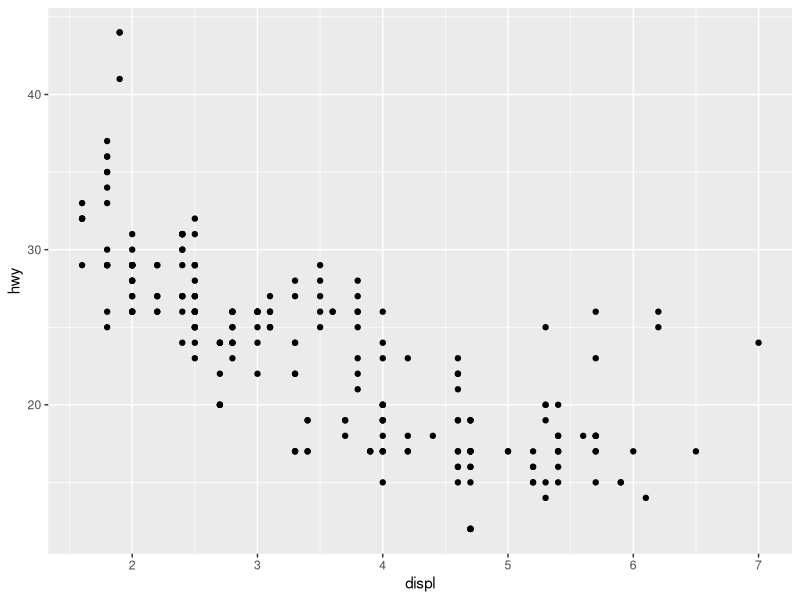
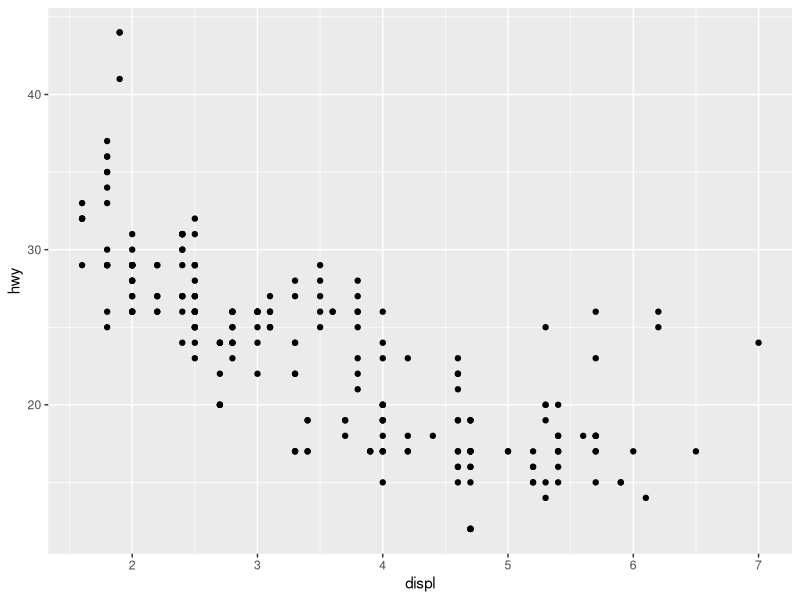
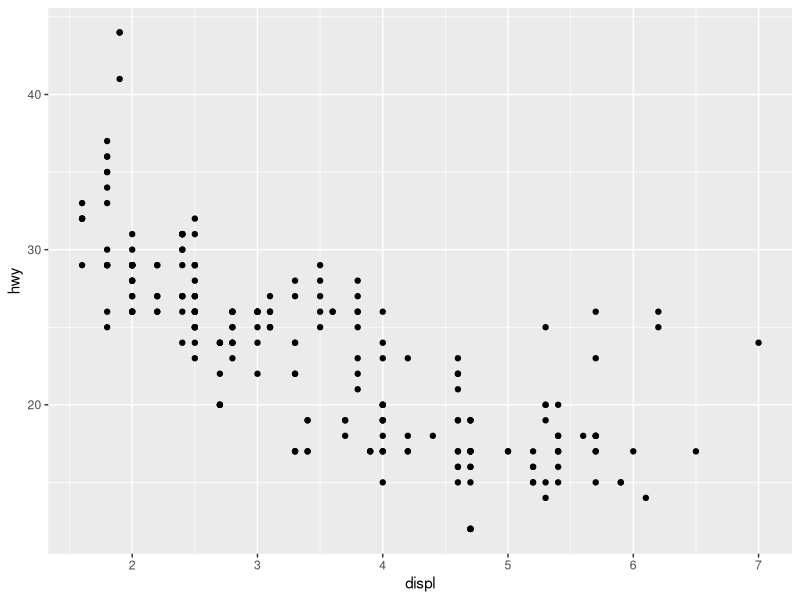
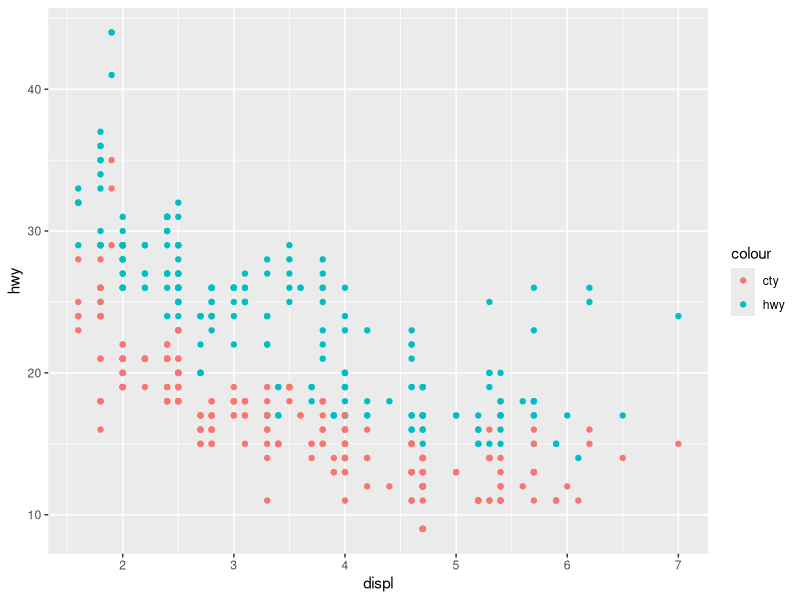
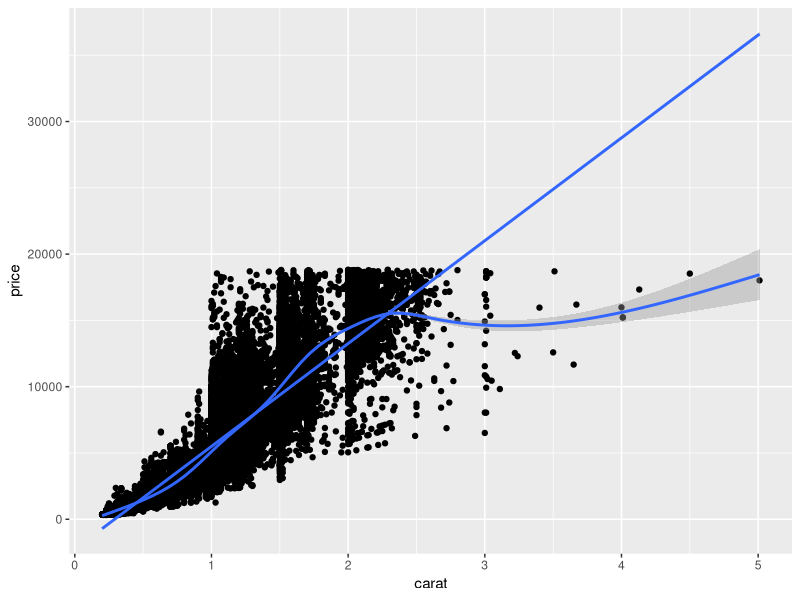
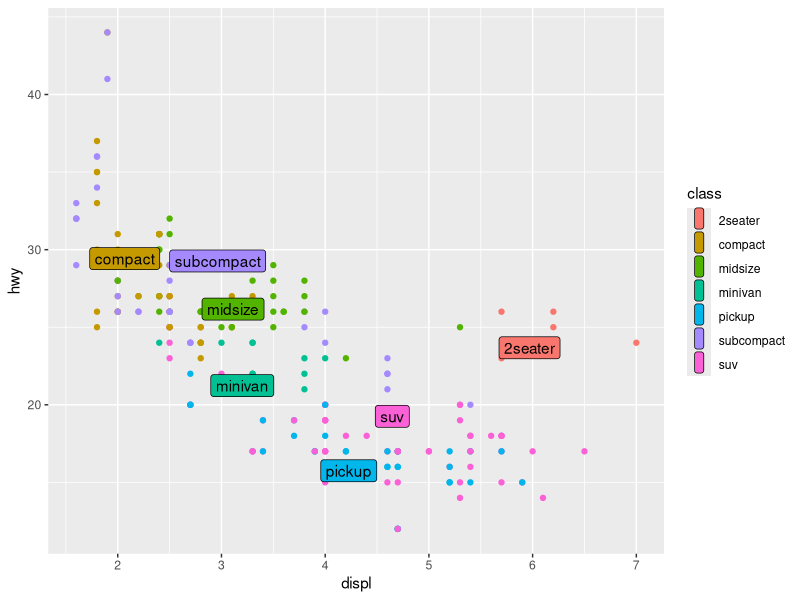
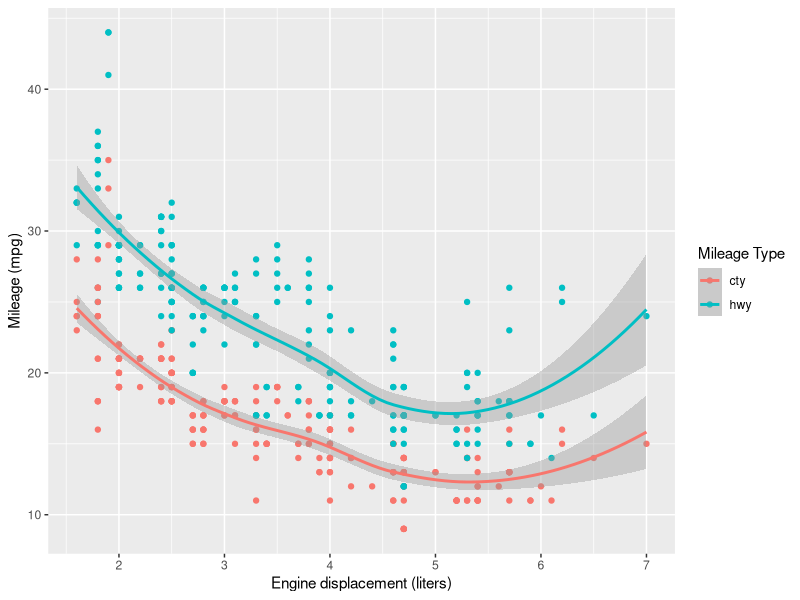
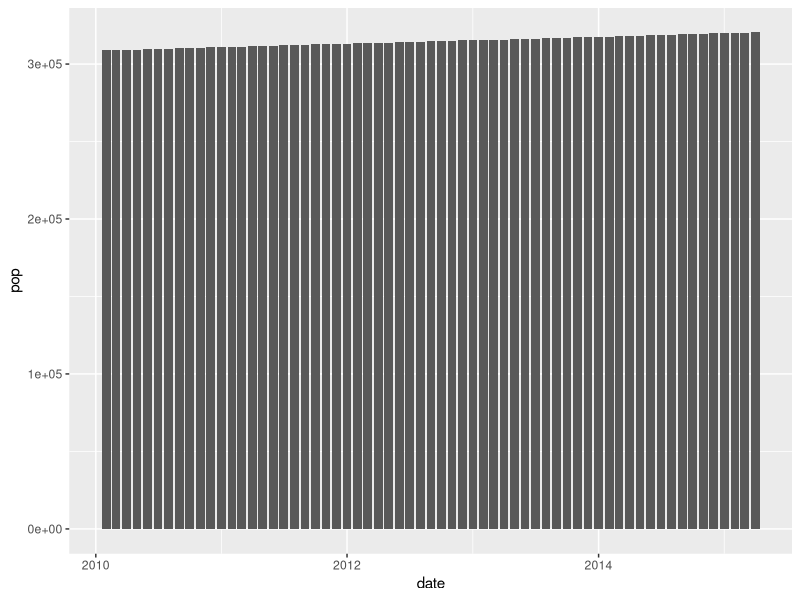

These figures' R source, in order:
## ---- chunk 1
# knitr options
knitr::opts_chunk$set(echo = TRUE)
## ---- chunk 2
library(tidyverse)
library(ggrepel)

## ---- chunk 3
## NOTE: No need to modify! Just example code
ggplot(
  data = mpg,
  mapping = aes(x = displ, y = hwy)
) +
  geom_point()
## ---- chunk 4
## NOTE: No need to modify! Just example code
ggplot(
  mpg,
  aes(x = displ, y = hwy)
) +
  geom_point()
## ---- chunk 5
## NOTE: No need to modify! Just example code
ggplot(
  mpg,
  aes(displ, hwy)
) +
  geom_point()
## ---- chunk 6
## NOTE: No need to modify! Just example code
ggplot(mpg, aes(x = displ)) +
  geom_point(aes(y = hwy, color = "hwy")) +
  geom_point(aes(y = cty, color = "cty"))
## ---- chunk 7
## TODO: Add a "gam" and "lm" smooth to the following plot
diamonds %>%
  ggplot(aes(carat, price)) +
  geom_point() +
  geom_smooth(method = "gam") + 
  geom_smooth(method = "lm")
## ---- chunk 8
## TODO: Use df_annotate below to add text labels to the scatterplot
df_annotate <-
  mpg %>%
  group_by(class) %>%
  summarize(
    displ = mean(displ),
    hwy = mean(hwy)
  )

mpg %>%
  ggplot(aes(displ, hwy)) +
  geom_point(aes(color = class)) +
  geom_label_repel(
    data = df_annotate,
    aes(label = class, fill = class)
  ) +
guides(fill = guide_legend(override.aes = aes(label = "")))
## ---- chunk 9
## NOTE: No need to modify! Just analyze the scatterplot
mpg %>%
  pivot_longer(names_to = "source", values_to = "mpg", c(hwy, cty)) %>%
  ggplot(aes(displ, mpg, color = source)) +
  geom_point() +
  geom_smooth() +
  scale_color_discrete(name = "Mileage Type") +
  labs(
    x = "Engine displacement (liters)",
    y = "Mileage (mpg)"
  )
## ---- chunk 10
economics %>%
  filter(date > lubridate::ymd("2010-01-01")) %>%
  ggplot(aes(date, pop)) +
  geom_col()
## ---- chunk 11
economics %>%
  filter(date > lubridate::ymd("2010-01-01")) %>%
  ggplot(aes(date, pop)) +
  geom_point()
## ---- chunk 12
economics %>%
  mutate(pop_delta = pop - lag(pop)) %>%
  filter(date > lubridate::ymd("2005-01-01")) %>%
  ggplot(aes(date, pop_delta)) +
  geom_col()
## ---- chunk 13
economics %>%
  mutate(pop_delta = pop - lag(pop)) %>%
  filter(date > lubridate::ymd("2005-01-01")) %>%
  ggplot(aes(date, pop_delta)) +
  geom_point()
